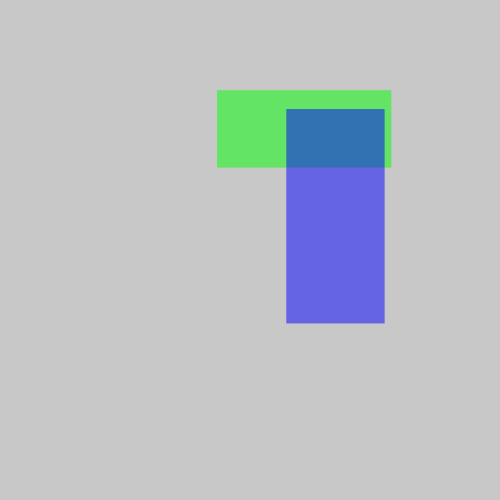
Frame 1 (no input)
Frame 60 (the mouse pressed at the canvas centre just before this capture): identical to frame 1, image omitted
Frame 120 (the mouse held since frame 60 and released just before this capture): identical to frame 1, image omitted

The Processing sketch that drew this single still picture (run headless with seeded random() and noise(); from frame 60 on, the mouse is pressed at the canvas centre):

// Processing sketch: IntersectingRectangles
// ── IntersectingRectangles.pde
float x1, y1, w1, h1;
float x2, y2, w2, h2;

void setup()
{
  size(500, 500);
  noStroke();
  MakeRectangles();
}

void draw()
{
  if (AreIntersecting())
  {
    background(200);
  }
  else
  {
    background(255);
  }
  fill(0x8000FF00);
  rect(x1, y1, w1, h1);
  fill(0x800000FF);
  rect(x2, y2, w2, h2);
}

void MakeRectangles()
{
  float xbr, ybr;
  x1 = random(5, 2*width/3);
  y1 = random(5, 2*height/3);
  xbr = random(x1 + 5, 4*width/5);
  ybr = random(y1 + 5, 4*height/5);
  w1 = xbr - x1;
  h1 = ybr - y1;

  x2 = random(5, 2*width/3);
  y2 = random(5, 2*height/3);
  xbr = random(x2 + 5, width - 5);
  ybr = random(y2 + 5, height - 5);
  w2 = xbr - x2;
  h2 = ybr - y2;
}

boolean AreIntersecting()
{
  return x1 < x2 + w2 && y1 < y2 + h2 &&
      x2 < x1 + w1 && y2 < y1 + h1;
}

void keyPressed()
{
  MakeRectangles();
}
